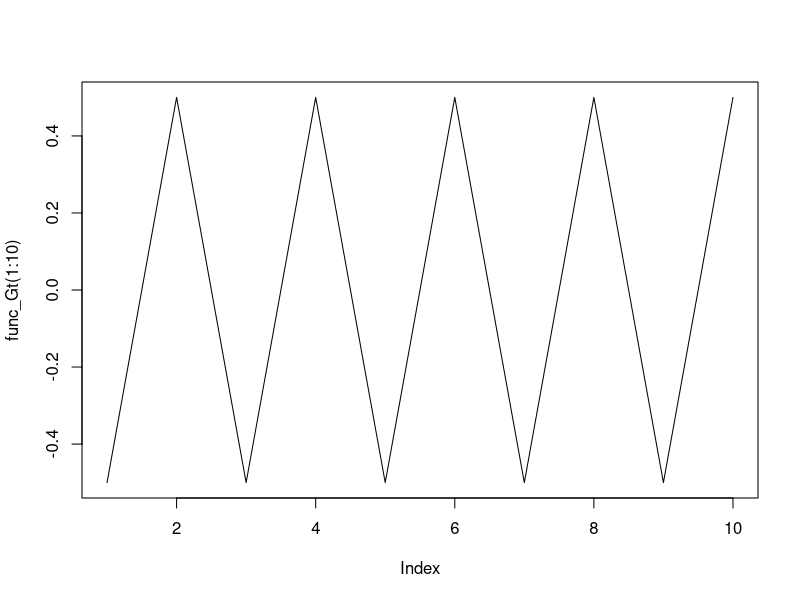
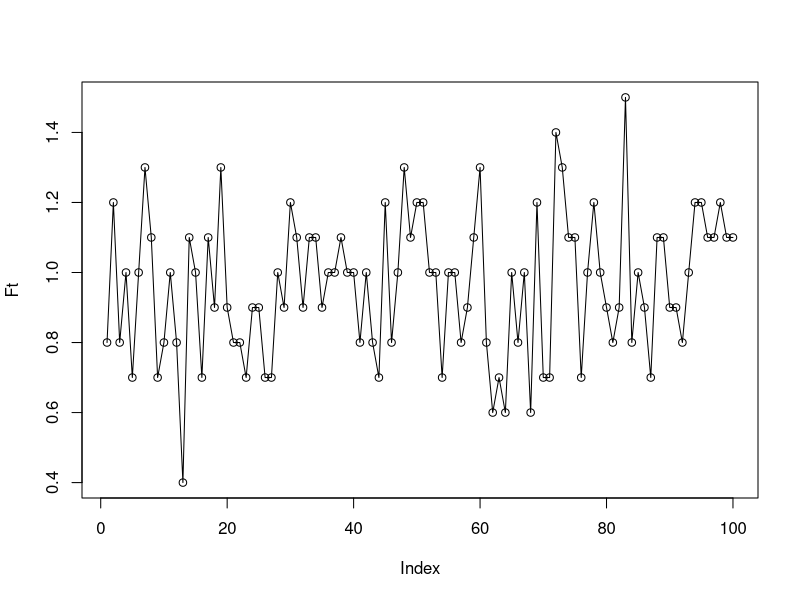
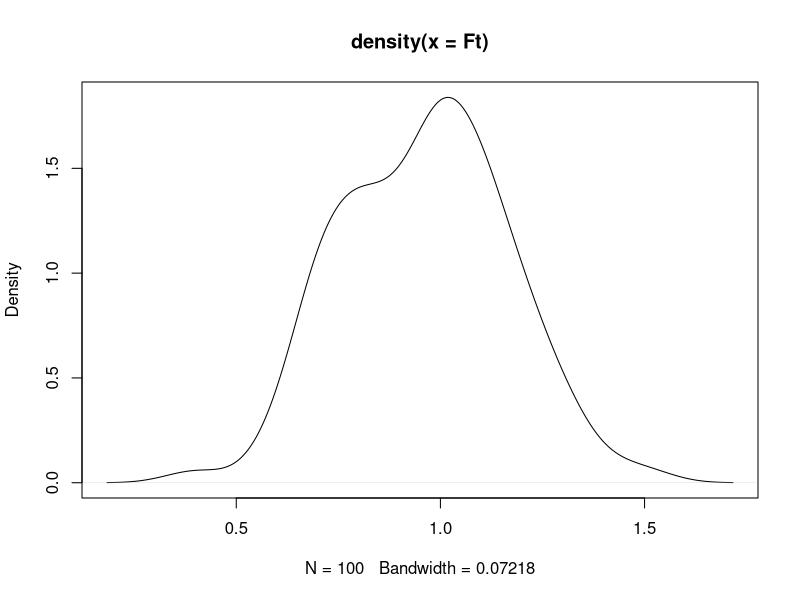
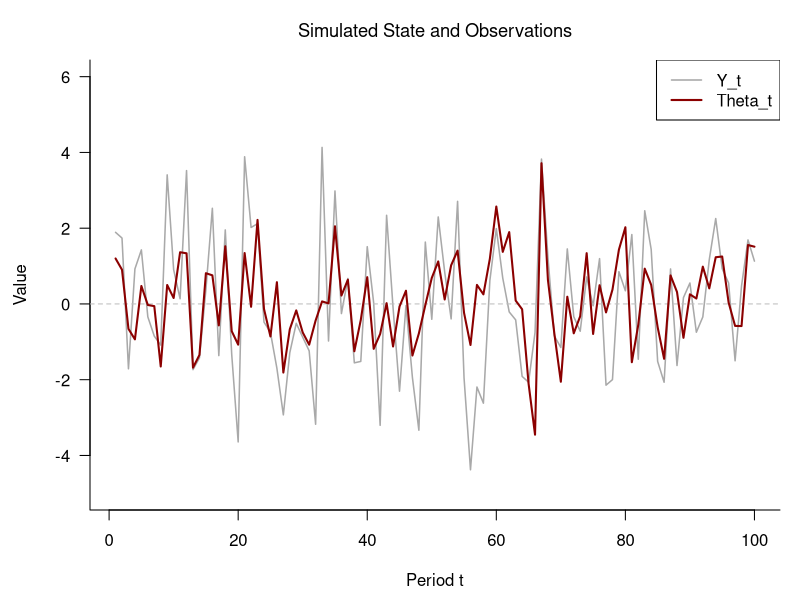
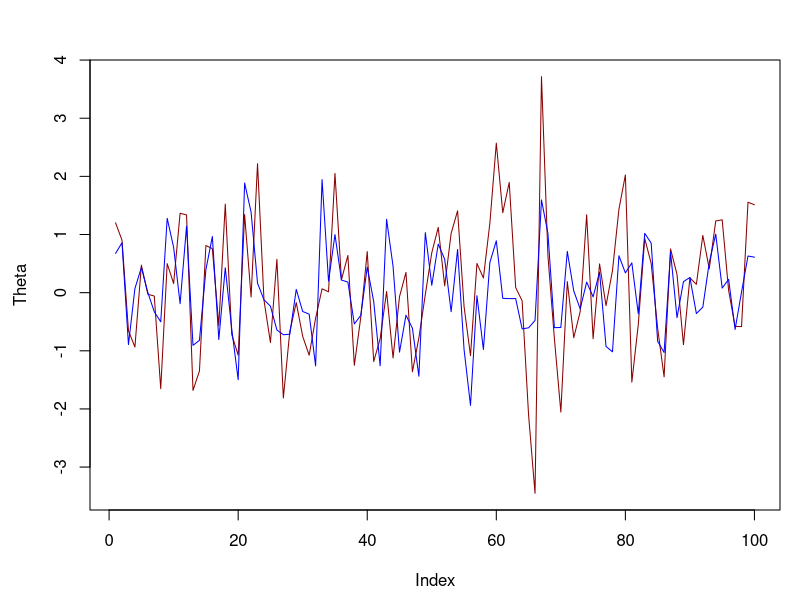
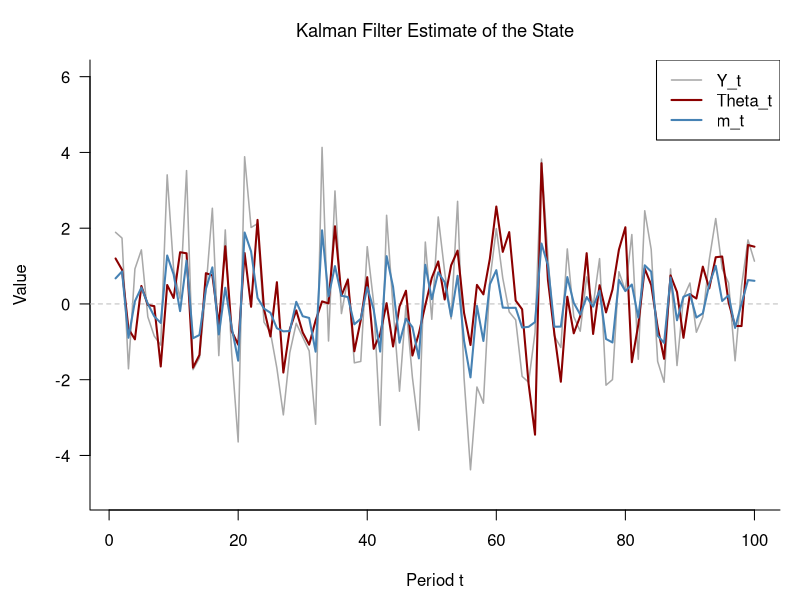
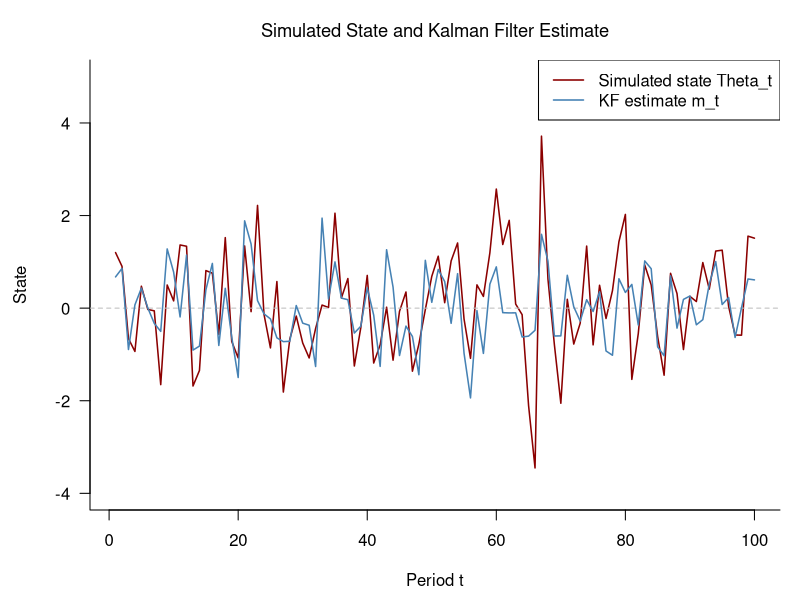
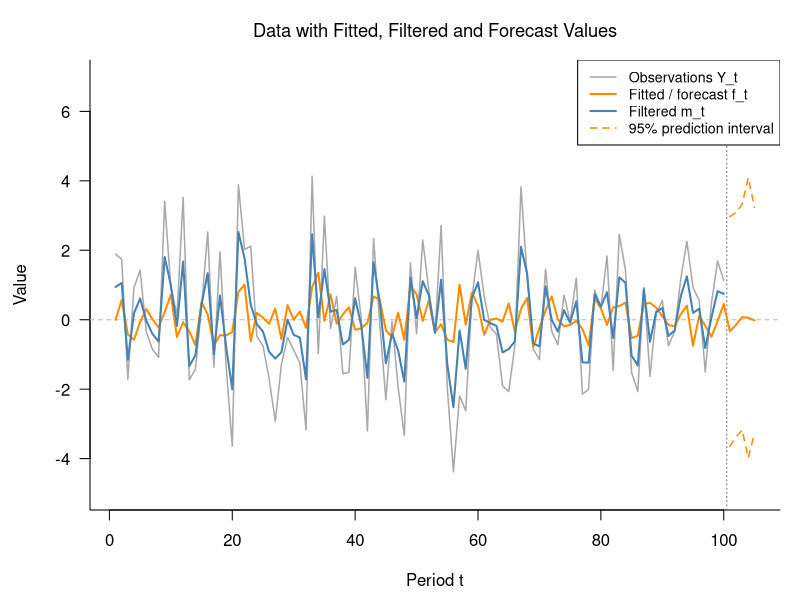

R code for these plots, in order:
## ---- chunk 1
set.seed(1997)
n <- 100
V <- 2
W <- 1
## ---- chunk 2
func_Gt <- function(t) {
  ((-1)^t)/2
}

plot(func_Gt(1:10),type = "l")
## ---- chunk 3
func_wt <- function(W){
  rnorm(1,0,sqrt(W))
}

func_vt <- function(V){
  rnorm(1,0,sqrt(V))
}

func_Theta_t <- function(t,Theta_t1,wt) { # Theta_t1 is Theta_{t-1}
  func_Gt(t)*Theta_t1 + wt
}
## ---- chunk 4
Ft <- rnorm(100,1,0.2)
Ft <- round(Ft,1)
plot(Ft, type = "o")
plot(density(Ft))

Theta_0 <- rnorm(1,0,sqrt(1))
Theta_0 |> signif(3)
## ---- chunk 5
func_yt <- function(Ft,t,vt,Theta_t){
  yt <- Ft[t]*Theta_t + vt
  yt
}

yt <- c()
vt <- func_vt(V)
wt <-  func_wt(W)
Theta_t <- func_Theta_t(t=1,Theta_0,wt)
yt <- c(yt,func_yt(Ft,t=1,vt,Theta_t))
#yt
# plot(yt)
# plot(density(yt))
## ---- chunk 6
Y <- c()
Theta <- c()
Theta_t1 <- Theta_0

for (t in 1:100) { 
  vt <- func_vt(V)
  wt <-  func_wt(W)
  Theta_t <- func_Theta_t(t,Theta_t1,wt)
  yt <- func_yt(Ft,t,vt,Theta_t)
  Y <- c(Y,yt)
  Theta <- c(Theta,Theta_t)
  Theta_t1 <- Theta_t
}
## ---- chunk 7
#| label: fig-sim
#| fig-cap: "Simulated observations $Y_t$ (grey) and true state $\\theta_t$ (dark red), with $V = 2$, $W = 1$."

par(mar = c(4.5, 4.5, 3, 1))
plot(Y, type = "l", lwd = 1.5, col = "darkgrey",
     main = "Simulated State and Observations",
     ylab = "Value", xlab = "Period t",
     ylim = c(-5, 6), las = 1, bty = "l",
     cex.main = 1.1, font.main = 1)
abline(h = 0, col = "grey", lty = 2)
lines(Theta, lwd = 2, col = "darkred")
legend("topright", legend = c("Y_t", "Theta_t"),
       col = c("darkgrey", "darkred"), lwd = c(1.5, 2))
## ---- chunk 8
m0 <- 0
C0 <- 1

Gt <- as.matrix(func_Gt(t=1))
Wt <- as.matrix(W)

# Gt
# Wt

Rt <- Gt %*% C0 %*% t(Gt)+ Wt
at <- Gt %*% m0

# Rt
# at

Vt <- as.matrix(V)
ft <- Ft[1] %*% at
Qt <- Ft[1] %*% Rt %*% t(Ft[1]) + Vt

# Vt |> round(3)
# ft |> round(3)
# Qt |> round(3)

Kt <-  Rt %*% t(Ft[1]) %*% solve(Qt)
yt <- Y[1]
et <- yt - ft
mt <- at + Kt %*% et
Ct <- Rt - Kt %*% Ft[1] %*% Rt

# Kt |> round(3)
# yt |> round(3)
# et |> round(3)
# mt |> round(3)
# Ct |> round(3)

round(c(R = Rt, a = at, f = ft, Q = Qt, K = Kt, e = et, m = mt, C = Ct), 3)
## ---- chunk 9
#| label: fig-kf-filter
#| fig-cap: "Simulated observations $Y_t$ (grey), true state $\\theta_t$ (dark red) and Kalman filter estimate $m_t$ (blue), with $V = 2$, $W = 1$."


m0 <- 0
C0 <- 1
m_t1 <- m0
C_t1 <- C0

m <- c()
C <- c()
a <- c()
R <- c()
f <- c()
Q <- c()
e <- c()

for (t in 1:100) {
  Gt <- as.matrix(func_Gt(t))
  Wt <- as.matrix(W)
  Rt <- Gt %*% C_t1 %*% t(Gt) + Wt
  at <- Gt %*% m_t1

  Vt <- as.matrix(V)
  ft <- Ft[t] %*% at
  Qt <- Ft[t] %*% Rt %*% t(Ft[t]) + Vt

  Kt <- Rt %*% t(Ft[t]) %*% solve(Qt)
  yt <- Y[t]
  et <- yt - ft
  mt <- at + Kt %*% et
  Ct <- Rt - Kt %*% Ft[t] %*% Rt

  m <- c(m, mt)
  C <- c(C, Ct)
  a <- c(a, at)
  R <- c(R, Rt)
  f <- c(f, ft)
  Q <- c(Q, Qt)
  e <- c(e, et)

  m_t1 <- mt
  C_t1 <- Ct
}

plot(Theta, type = "l", col = "darkred")
lines(m, col = "blue")
## ---- chunk 10
#| label: fig-kf-filter2
#| fig-cap: "Simulated observations $Y_t$ (grey), true state $\\theta_t$ (dark red) and Kalman filter estimate $m_t$ (blue), with $V = 2$, $W = 1$."

par(mar = c(4.5, 4.5, 3, 1))
plot(Y, type = "l", lwd = 1.5, col = "darkgrey",
     main = "Kalman Filter Estimate of the State",
     ylab = "Value", xlab = "Period t",
     ylim = c(-5, 6), las = 1, bty = "l",
     cex.main = 1.1, font.main = 1)
abline(h = 0, col = "grey", lty = 2)
lines(Theta, lwd = 2, col = "darkred")
lines(m, lwd = 2, col = "steelblue")
legend("topright", legend = c("Y_t", "Theta_t", "m_t"),
       col = c("darkgrey", "darkred", "steelblue"), lwd = c(1.5, 2, 2))

## ---- chunk 11
func_Kalman_Filter <- function(Y,Ft,m0,C0,params){
  V <- params[1]
  W <- params[2]
  
  m_t1 <- m0
  C_t1 <- C0
  
  m <- c()
  C <- c()
  a <- c()
  R <- c()
  f <- c()
  Q <- c()
  e <- c()
  
  for (t in 1:length(Y)) {
    Gt <- as.matrix(func_Gt(t))
    Wt <- as.matrix(W)
    Rt <- Gt %*% C_t1 %*% t(Gt) + Wt
    at <- Gt %*% m_t1
  
    Vt <- as.matrix(V)
    ft <- Ft[t] %*% at
    Qt <- Ft[t] %*% Rt %*% t(Ft[t]) + Vt
  
    yt <- Y[t]
    if (is.na(yt)) {          # accounting for missing values for question 3
      et <- NA
      mt <- at
      Ct <- Rt
    } else {
      Kt <- Rt %*% t(Ft[t]) %*% solve(Qt)
      et <- yt - ft
      mt <- at + Kt %*% et
      Ct <- Rt - Kt %*% Ft[t] %*% Rt
    }
  
    m <- c(m, mt)
    C <- c(C, Ct)
    a <- c(a, at)
    R <- c(R, Rt)
    f <- c(f, ft)
    Q <- c(Q, Qt)
    e <- c(e, et)
  
    m_t1 <- mt
    C_t1 <- Ct
  }
  
  neg_loglik <- 0.5 * sum(log(Q) + e^2 / Q, na.rm = TRUE)
  
  return(list(m = m, C = C, a = a, R = R, f = f, Q = Q, e = e, neg_loglik = neg_loglik))
}
## ---- chunk 12
m0 <- 0
C0 <- 1

V <- 2
W <- 1
params <- c(V,W)

KF <- func_Kalman_Filter(Y,Ft,m0,C0,params) #(Y,Ft,m0,C0,params)
## ---- chunk 13
#| label: fig-kf-paper
#| fig-cap: "Simulated values of the state $\\theta_t$ (dark red) and their Kalman filter estimates $\\hat\\theta_t = m_t$ (blue), with known $V = 2$, $W = 1$ (cf. Meinhold and Singpurwalla, 1983, Figure 2)."

par(mar = c(4.5, 4.5, 3, 1))
plot(Theta, type = "l", pch = 16, cex = 0.6, lwd = 1.5, col = "darkred",
     main = "Simulated State and Kalman Filter Estimate",
     ylab = "State", xlab = "Period t",
     ylim = c(-4, 5), las = 1, bty = "l",
     cex.main = 1.1, font.main = 1)
abline(h = 0, col = "grey", lty = 2)
lines(KF$m, type = "l", pch = 1, cex = 0.6, lwd = 1.5, col = "steelblue")
legend("topright", legend = c("Simulated state Theta_t", "KF estimate m_t"),
       col = c("darkred", "steelblue"), lwd = 1.5)
## ---- chunk 14
func_neg_loglik <- function(params, Y, Ft, m0, C0) { # puts params in front for optim, and puts V and W in log scale
  func_Kalman_Filter(Y, Ft, m0, C0, exp(params))$neg_loglik
}
## ---- chunk 15
V <- 2
W <- 1
params <- log(c(V,W))
optim_est <- optim(params, func_neg_loglik,
                   Y = Y, Ft = Ft, m0 = m0, C0 = C0, hessian = TRUE)

optim_est$convergence |> round(3)
exp(optim_est$par) |> round(4)
optim_est$value |> round(3)
## ---- chunk 16
KF$neg_loglik |> round(3)
## ---- chunk 17
h <- 5
Ft_h <- round(rnorm(h, 1, 0.2), 1)
Ft_forecast <- c(Ft, Ft_h)
Y_forecast  <- c(Y, rep(NA, h))
## ---- chunk 18
KF_forecast <- func_Kalman_Filter(Y_forecast, Ft_forecast, m0, C0, exp(optim_est$par))

Forecast_slots <- 101:105
Forecasts <- data.frame(t = Forecast_slots, forecast = KF_forecast$f[Forecast_slots], lower = KF_forecast$f[Forecast_slots] - 1.96 * sqrt(KF_forecast$Q[Forecast_slots]), upper = KF_forecast$f[Forecast_slots] + 1.96 * sqrt(KF_forecast$Q[Forecast_slots]))
Forecasts |> signif(4)
## ---- chunk 19
#| label: fig-kf-fitted
#| fig-cap: "Observations $Y_t$ (grey), one-step-ahead fitted values and forecasts $f_t$ (orange), filtered state estimates $m_t$ (blue), and 95% prediction intervals for $h = 1, \\dots, 5$ (dashed), using the ML estimates $\\hat V = 1.58$, $\\hat W = 1.39$. The vertical line marks the end of the observed data."

par(mar = c(4.5, 4.5, 3, 1))
plot(Y, type = "l", lwd = 1.5, col = "darkgrey",
     main = "Data with Fitted, Filtered and Forecast Values",
     ylab = "Value", xlab = "Period t",
     xlim = c(1, 105), ylim = c(-5, 7), las = 1, bty = "l",
     cex.main = 1.1, font.main = 1)
abline(h = 0, col = "grey", lty = 2)
abline(v = 100.5, col = "grey40", lty = 3)
lines(KF_forecast$f, lwd = 2, col = "darkorange")
lines(KF_forecast$m[1:100], lwd = 2, col = "steelblue")
lines(Forecasts$t, Forecasts$lower, lwd = 1.5, col = "darkorange", lty = 2)
lines(Forecasts$t, Forecasts$upper, lwd = 1.5, col = "darkorange", lty = 2)
legend("topright",
       legend = c("Observations Y_t", "Fitted / forecast f_t",
                  "Filtered m_t", "95% prediction interval"),
       col = c("darkgrey", "darkorange", "steelblue", "darkorange"),
       lwd = c(1.5, 2, 2, 1.5), lty = c(1, 1, 1, 2), cex = 0.85)
## ---- chunk 20
#| label: fig-kf-resid
#| fig-cap: "Standardised one-step-ahead prediction errors $e_t/\\sqrt{Q_t}$ over time. The dashed lines mark $\\pm 1.96$."

residuals <- KF_forecast$e[1:100]
standardised_res <- residuals / sqrt(KF_forecast$Q[1:100])

par(mar = c(4.5, 4.5, 3, 1))
plot(standardised_res, type = "h", lwd = 1.5, col = "steelblue",
     main = "Standardised Residuals",
     ylab = "Residual", xlab = "Period t",
     ylim = c(-3, 3), las = 1, bty = "l",
     cex.main = 1.1, font.main = 1)
abline(h = 0, col = "grey")
abline(h = c(-1.96, 1.96), col = "grey", lty = 2)
## ---- chunk 21
#| label: fig-kf-acf
#| fig-cap: "Sample ACF of the standardised residuals. The dashed blue lines are approximate 95% bounds for white noise."

par(mar = c(4.5, 4.5, 3, 1))
acf(standardised_res, main = "ACF of Standardised Residuals",
    las = 1, bty = "l", cex.main = 1.1, font.main = 1)
## ---- chunk 22
mean(standardised_res) |> round(3)
var(standardised_res) |> round(3)
Box.test(standardised_res, lag = 10, type = "Ljung-Box")
